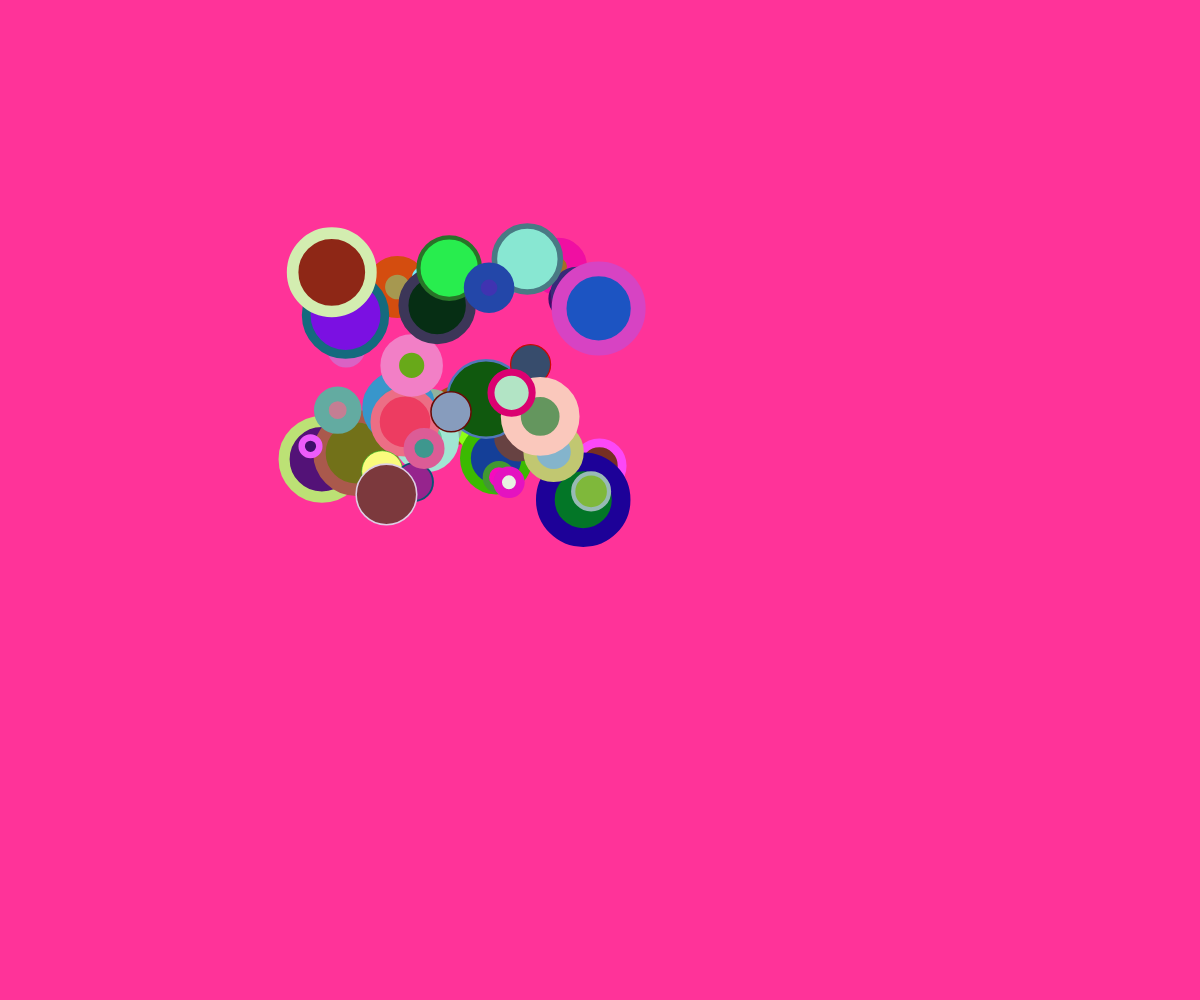
Frame 1 (no input)
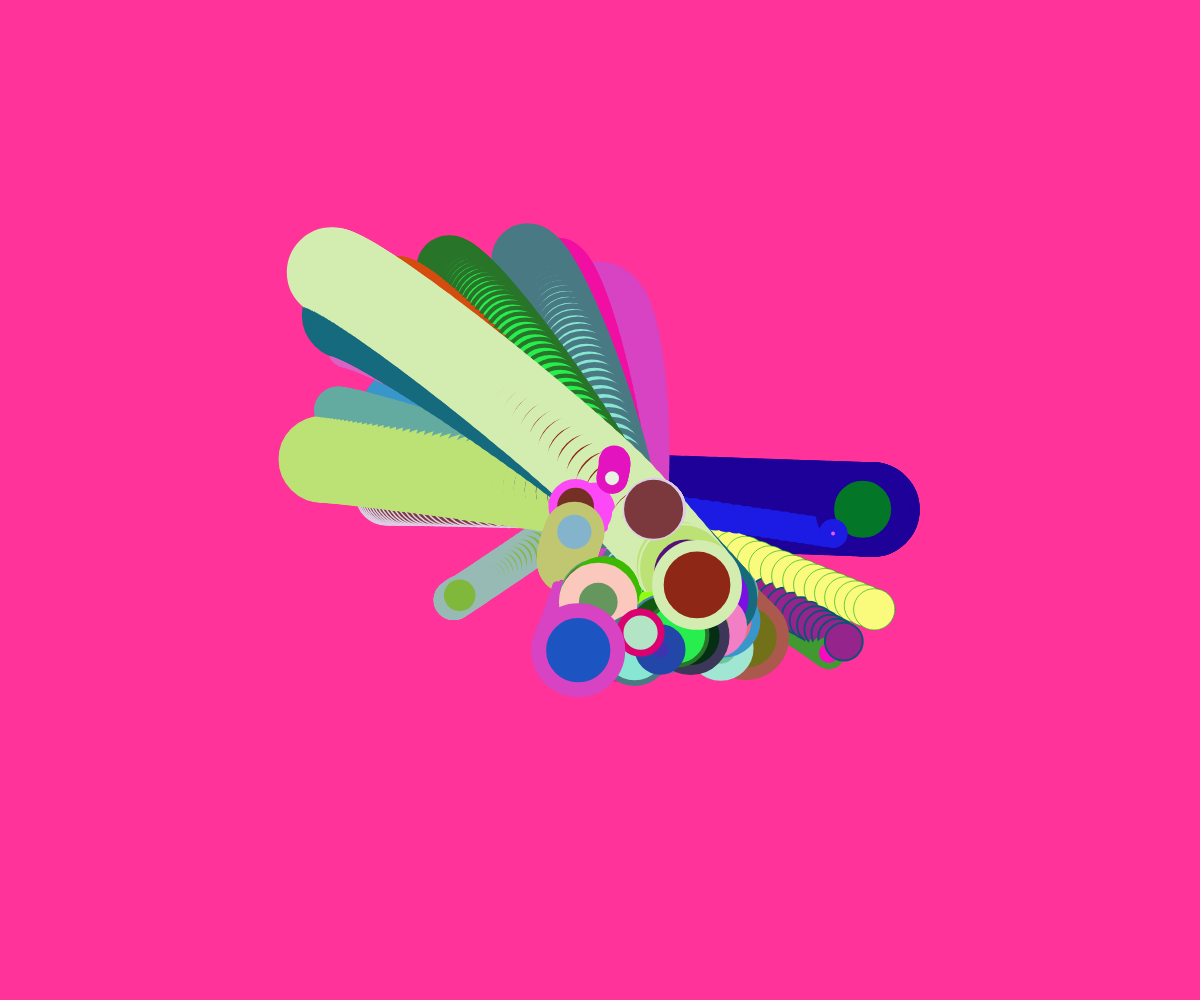
Frame 60 (no input)
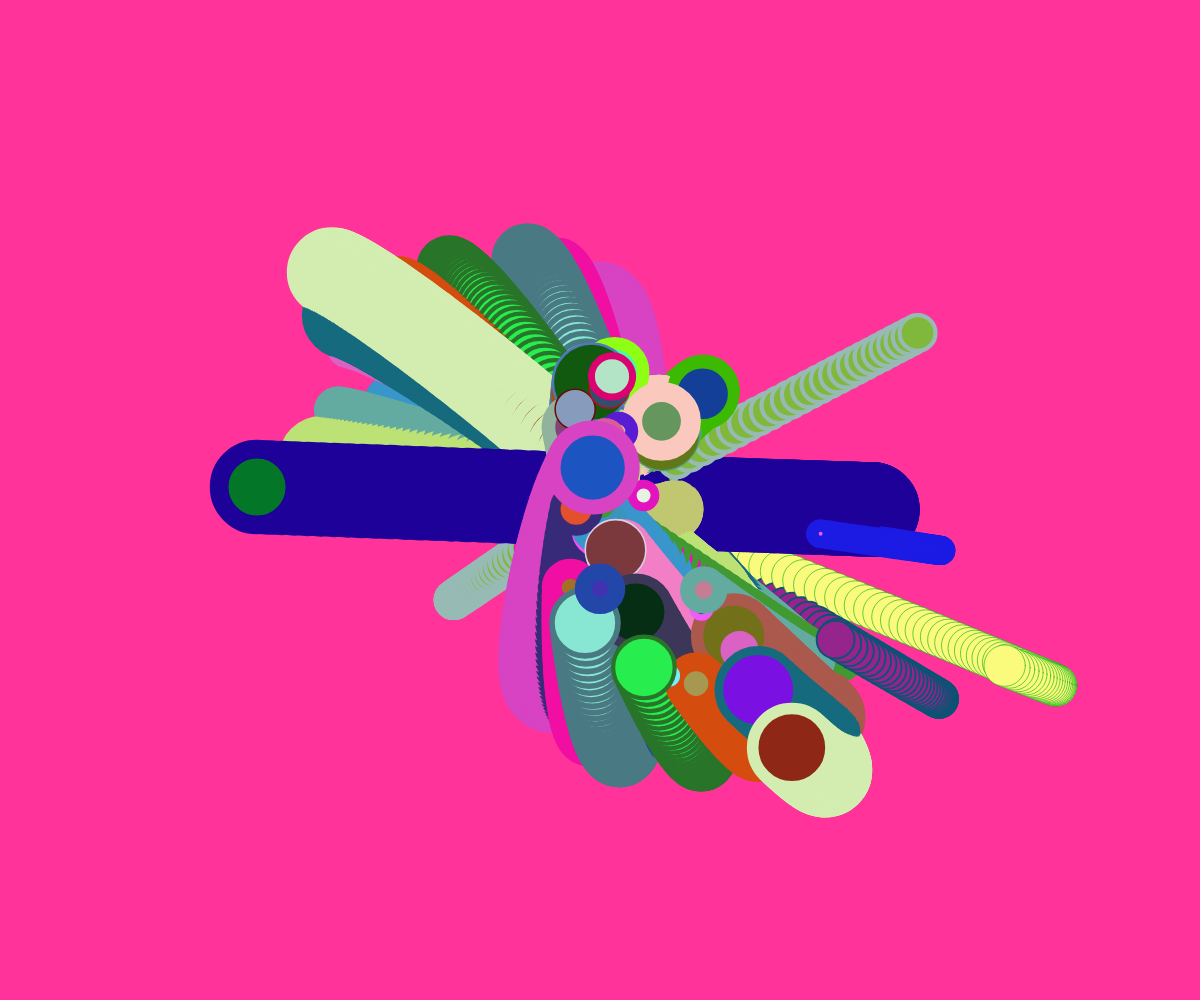
Frame 120 (the mouse pressed at the canvas centre since frame 60)

The p5.js sketch that drew these frames (run headless with seeded random() and noise() and a simulated clock; from frame 60 on, the mouse is pressed at the canvas centre):

// p5.js sketch
// ── sketch.js
// The Nature of Code
// Daniel Shiffman
// http://natureofcode.com



function setup() {
  var cnv = createCanvas(windowWidth, windowHeight);
  cnv.style('display', 'block');
  background(bg_color_x, bg_color_y, bg_color_z);

  rgbSetFillAttractor = new colorRGBSet();
  rgbSetStrokeAttractor = new colorRGBSet();
  stroke_WeightAttractor = random(stroke_Weight);

  for (var i = 0; i < numberOfMovers; i++) {
    // Initializing many Mover objects, all with random mass (and all starting at 0,0)
    movers[i] = new Mover(random(width / 4,width / 2), random(height / 4,height / 2), random(massMinimum, massMaximum));
    //random color and stuff
    rgbSetFillMovers[i] = new colorRGBSet();
    rgbSetStrokeMovers[i] = new colorRGBSet();
    stroke_WeightMovers[i] = random(stroke_Weight);
  }  
}


function draw() {

  if (leaveTrail == true) {
    //dont update background color
  }
  else {
    background(bg_color_x, bg_color_y, bg_color_z);
  }

  //[full] Loop through all objects and apply both forces to each object.
  for (var i = 0; i < movers.length; i++) {

    let force = applyForce(movers[i]);
    //let force = attractor.attract(movers[i]);
    movers[i].applyForce(force);
    movers[i].update();
    movers[i].display(rgbSetFillMovers[i], rgbSetStrokeMovers[i], stroke_WeightMovers[i]);  
  }  

}


function windowResized() {
  resizeCanvas(windowWidth, windowHeight);
  background(bg_color_x, bg_color_y, bg_color_z);
}

// ── ellipsehelper.js
let fill_ellipse_color_x = 155;
let fill_ellipse_color_y = 51;
let fill_ellipse_color_z = 200;

let ellipse_width = 64
let ellipse_height = 64

let xoff = 0;
let xincrement = 0.02;

let yoff = 0;
let yincrement = 0.03;

let xoff2 = 0;
let xincrement2 = 0.03;

let yoff2 = 0;
let yincrement2 = 0.01;

const returnNoise = function (offset) {

    var returnNoiseValue = 0;

    //returnNoiseValue = random(0,width);  // Try this line instead of noise
    //the random function can also be used
    //but we need a more natural random behavior
    //that is why we use perlin noise.

    returnNoiseValue = noise(offset);

    return returnNoiseValue;
}

const returnAfterMap = function (widthOrHeight, noiseValue) {

    var MapValue = 0;

    if (widthOrHeight == 'width') {
        MapValue = map(noiseValue, 0, 1, 0, width);
    }
    else {
        MapValue = map(noiseValue, 0, 1, 0, height);
    }

    return MapValue;

}

const returnCoOrdinate = function (offset, widthOrHeight) {

    let noiseValue = returnNoise(offset);

    let CoOrdinateVallue = returnAfterMap(widthOrHeight, noiseValue)

    return CoOrdinateVallue;
}

const drawEllipse = function (x, y, ellipseWidth, ellipseHeight, randomColor) {
    if (randomColor == true) {
        let r = random(0,255);
        let g = random(0,255);
        let b = random(0,255);
        fill(r,g,b)
    }
    ellipse(x, y, ellipseWidth, ellipseHeight);

}


// ── globalvariables.js
let bg_color_x = 255;
let bg_color_y = 51;
let bg_color_z = 153;

//the max allowed stroke Weight
let stroke_Weight = 20;

//number of movers
//increase this number to see more movers
//decrease this number to see less movers
let numberOfMovers = 50;

let mover;
let movers= [];
let rgbSetFillMovers = [];
let rgbSetStrokeMovers = [];
let stroke_WeightMovers = [];
let moverMass = 3;
let massMinimum = 1;
let massMaximum = 5;

//higher is the size, the more gravity it will have
//lower is the size, the less gravity it will have
//that means, the smaller the size, the more the movers will be attracted to the attractor
//that means, the bigger the size, the less the movers will be attracted to the attractor
let attractorSize = 200;

//higher is the gravity, the more the movers will be attracted to the attractor
//lower is the gravity, the less the movers will be attracted to the attractor
//that means, the higher the gravity, the more the movers will be attracted to the attractor
let attractorGravity = 0.8;

//this is like a paint brush
//if you want to see the trail, set this to true
let leaveTrail = true;


let rgbSetFillAttractor;
let rgbSetStrokeAttractor;
let stroke_WeightAttractor;

let rgbSetFillMover;
let rgbSetStrokeMover;
let stroke_WeightMover;

let massForRadius = 8;

//limit the distance
let constrainMin = 5;
let constrainMax = 25;

//global functions and classes here

class colorRGBSet {
    constructor() {
        this.red = random(255);
        this.green = random(255);
        this.blue = random(255);
    }
}

function applyForce(mover) {
    // Calculate direction of force
    //here, createVector(width / 2, height / 2), we are always trying to make them
    //go to the center of the screen.
    //you can manipulate this to make the movers go to the mouse position
    //or any other position you want.
    let force = p5.Vector.sub(createVector(width / 2, height / 2), mover.position);
    // Distance between objects
    let distance = force.mag();
    // Limiting the distance to eliminate "extreme" results for very close or very far objects
    distance = constrain(distance, constrainMin, constrainMax);

    // Calculate gravitional force magnitude
    let strength = (attractorGravity * attractorSize * mover.mass) / (distance * distance);
    // Get force vector --> magnitude * direction
    force.setMag(strength);
    return force;
} 
// ── mover.js


class Mover {
    constructor(x, y, mass) {
        this.mass = mass;
        this.radius = mass * massForRadius;
        this.position = createVector(x, y);
        this.velocity = createVector(1, 0);
        this.acceleration = createVector(0, 0);
    }
    // Newton's 2nd law: F = M * A
    // or A = F / M
    applyForce(force) {
        let f = p5.Vector.div(force, this.mass);
        this.acceleration.add(f);
    }

    update() {
        // Velocity changes according to acceleration
        this.velocity.add(this.acceleration);
        // position changes by velocity
        this.position.add(this.velocity);
        // We must clear acceleration each frame
        this.acceleration.mult(0);
    }

    display() {
        stroke(0);
        strokeWeight(2);
        fill(255, 127);
        ellipse(this.position.x, this.position.y, this.radius * 2);
    }

    display(rgbSetFill, rgbSetStroke, stroke_Weight) {
        stroke(rgbSetStroke.red, rgbSetStroke.green, rgbSetStroke.blue);
        strokeWeight(stroke_Weight);
        fill(rgbSetFill.red, rgbSetFill.green, rgbSetFill.blue);
        ellipse(this.position.x, this.position.y, this.radius * 2);
    }

   
}
